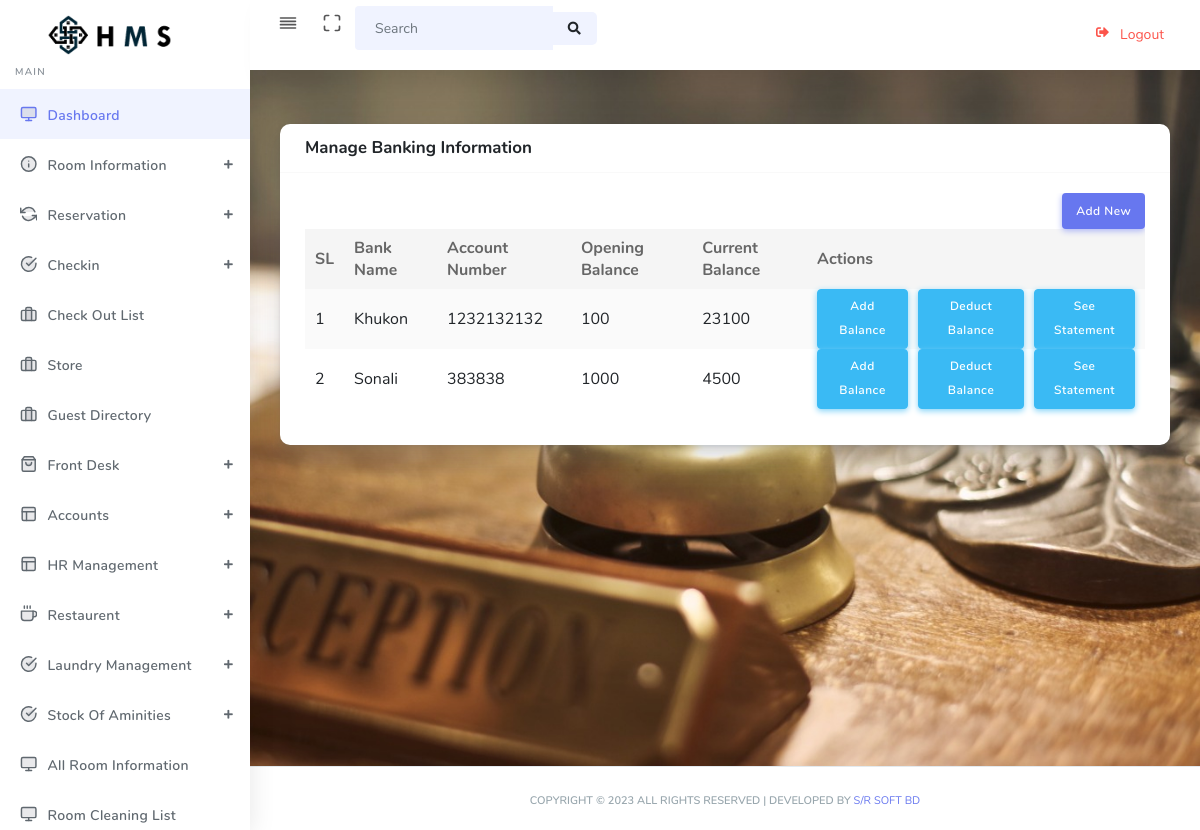
Screenshot of /bank_opening_balance.php (signed in) with the database file from the repository.
### tables this page shows
CREATE TABLE IF NOT EXISTS `bank` (
  `id` int(11) NOT NULL AUTO_INCREMENT,
  `bank_name` varchar(255) NOT NULL,
  `account_number` varchar(255) NOT NULL,
  `opening_balance` int(11) NOT NULL,
  `current_balance` int(11) NOT NULL,
  PRIMARY KEY (`id`)
);

### bank_opening_balance.php (the view)
<?php include 'header.php';
$stage=$_GET['stage']?>
<section class="section">
    <div class="section-body">
        <div class="row">
            <div class="col-12">
                <div class="card">
                    <div class="card-header">
                        <h4 class="text-center">Manage  Banking Information</h4>
                    </div>
                    <div class="card-body">
                        <div class="table-responsive">
                            <div class="text-right">
                                <a href="add_opening_balance.php" class="btn btn-icon icon-left btn-primary"> Add New</a>
                            </div>
                            <table class="table table-striped table-hover" id="tableExport" style="width:100%;">
                                <thead>
                                    <tr>
                                        <th>SL</th>
                                        <th>Bank Name</th>
                                        <th>Account Number</th>
                                        <th>Opening Balance </th>
                                        <th>Current Balance</th>
                                        <th>Actions</th>
                                    </tr>
                                </thead>
                                <tbody>
                                    <?php
                                    $sl = 1;
                                    $sql = "SELECT * FROM bank order by id ASC";
                                    $result = $conn->query($sql);
                                    if ($result->num_rows > 0) {
                                        while ($row = $result->fetch_assoc()) {
                                    ?>
                                            <tr style="background-color:<?php echo $background_color ?>">
                                                <td><?php echo $sl++ ?></td>
                                                <td><?php echo $row['bank_name'] ?></td>
                                                <td><?php echo $row['account_number'] ?></td>
                                                <td><?php echo $row['opening_balance'] ?></td>
                                                <td><?php echo $row['current_balance'] ?></td>
                                                <td style="display:inline-flex;"> <a href="add_balance_bank.php?id=<?php echo $row['id']?>" class="btn btn-icon btn-info custom_btn_info">Add Balance</a>
                                                    <a href="deduct_balance_bank.php?id=<?php echo $row['id']?>" class="btn btn-success btn-info custom_btn_info" style="margin-left:10px">Deduct Balance</a>
                                                    <a href="bank_statement.php?id=<?php echo $row['id']?>" class="btn btn-success btn-info custom_btn_info" style="margin-left:10px">See Statement</a>
                                                </td>
                                            </tr>
                                    <?php }
                                     }?>
                                </tbody>
                            </table>
                        </div>
                    </div>
                </div>
            </div>
        </div>
    </div>
</section>
<?php include 'footer.php' ?>

### rows the page displays
bank: bank_name "Khukon", account_number "1232132132", opening_balance "100", current_balance "23100"
bank: bank_name "Sonali", account_number "383838", opening_balance "1000", current_balance "4500"
